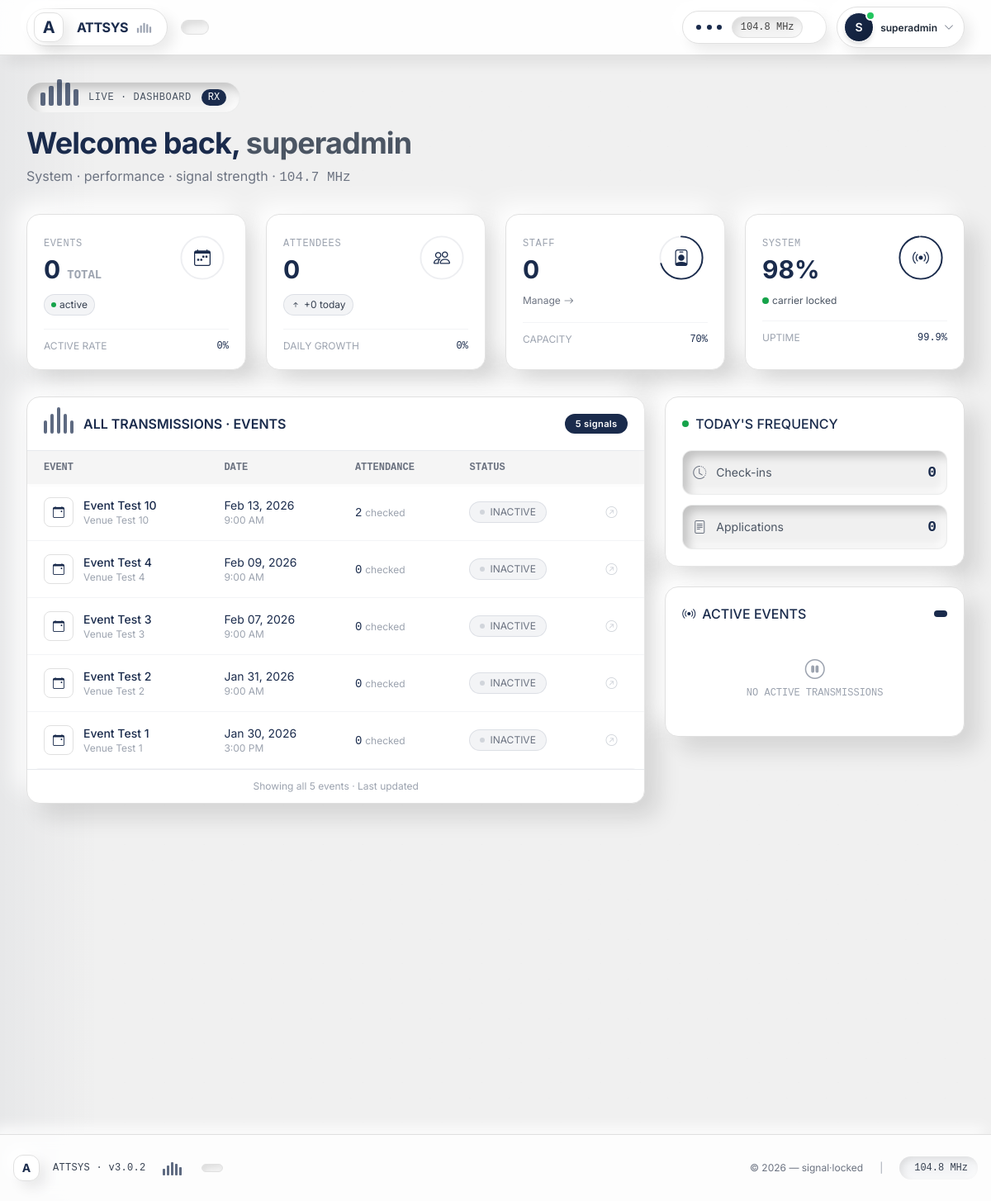
The page /attsys/admin/dashboard/ (signed in) on the database as committed earlier.
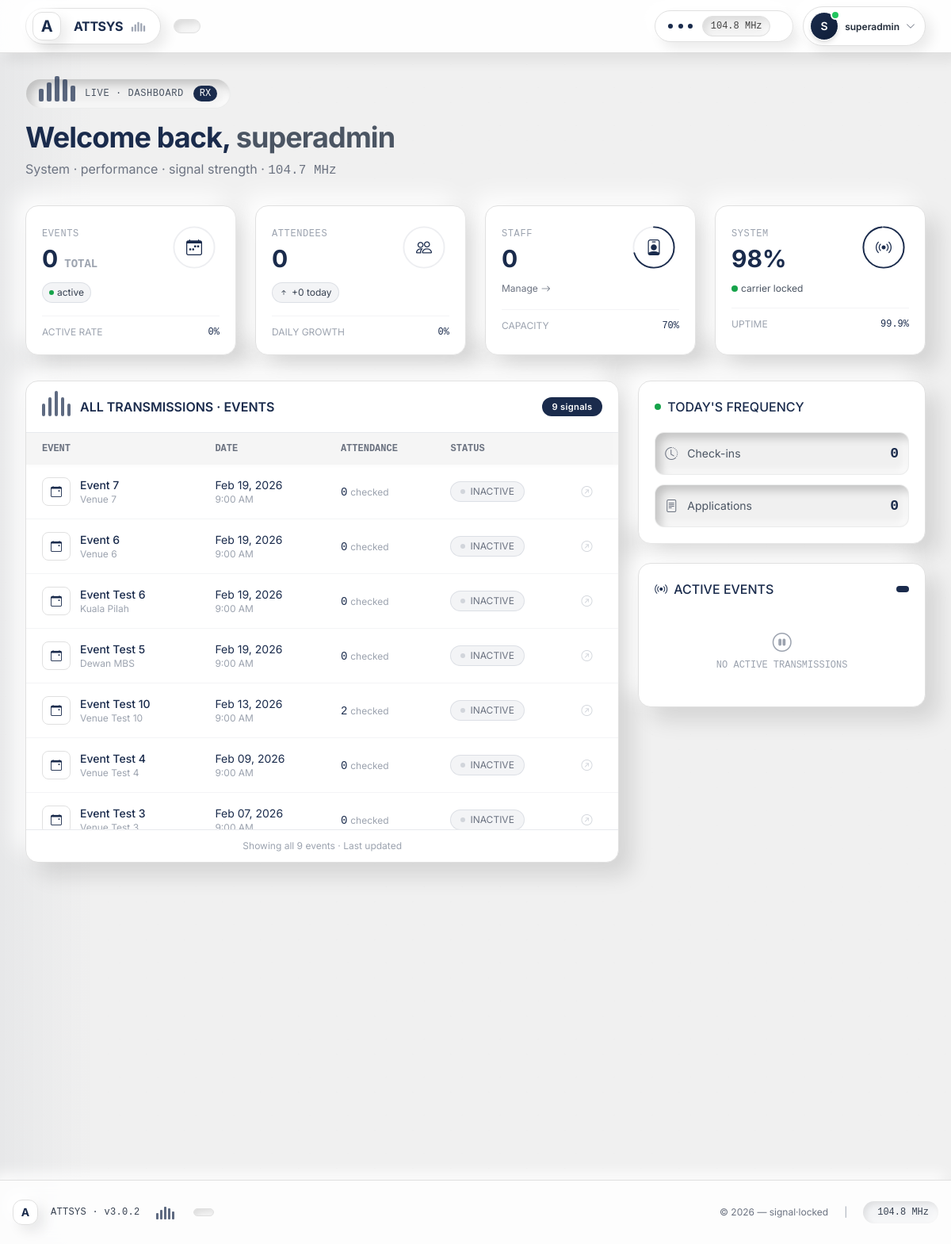
The same page on the database as committed later.
### attsys/models.py (models this page shows, shortened)
class Event(models.Model):
    STATE_CHOICES = (
        ('KUALA_LUMPUR', 'Kuala Lumpur'),
        ('SELANGOR', 'Selangor'),
        ('JOHOR', 'Johor'),
        ('PENANG', 'Penang'),
        ('PERAK', 'Perak'),
        ('SABAH', 'Sabah'),
        ('SARAWAK', 'Sarawak'),
        ('PAHANG', 'Pahang'),
        ('NEGERI_SEMBILAN', 'Negeri Sembilan'),
        ('KEDAH', 'Kedah'),
        ('KELANTAN', 'Kelantan'),
        ('TERENGGANU', 'Terengganu'),
        ('MELAKA', 'Melaka'),
        ('PERLIS', 'Perlis'),
        ('LABUAN', 'Labuan'),
        ('PUTRAJAYA', 'Putrajaya'),
        ('OTHER', 'Other'),
    )
    title = models.CharField(max_length=200)
    description = models.TextField(blank=True)
    venue = models.CharField(max_length=200)
    state = models.CharField(max_length=50, choices=STATE_CHOICES, default='KUALA_LUMPUR')
    custom_state = models.CharField(
        max_length=100,
        blank=True,
        verbose_name="Other State"
    )
    date = models.DateField()
    start_time = models.TimeField()
    end_time = models.TimeField()
    created_by = models.ForeignKey(
        User,
        on_delete=models.CASCADE,
        related_name='events'
    )
    assigned_staff = models.ManyToManyField(
        settings.AUTH_USER_MODEL,
        blank=True,
        related_name='assigned_events'
    )
    check_in_token = models.UUIDField(default=uuid.uuid4, unique=True)
    is_active = models.BooleanField(default=False)
    created_at = models.DateTimeField(auto_now_add=True)
    updated_at = models.DateTimeField(auto_now=True)
    class Meta:
        ordering = ['-date', '-created_at']

### attsys/views.py (the view)
# urls.py: path('admin/dashboard/', views.admin_dashboard, name='admin_dashboard'),
@login_required
def admin_dashboard(request):
    if not request.user.is_active:
        return redirect('login')
    if request.user.role == 'ADMIN':
        events = Event.objects.all()
    else:
        events = Event.objects.filter(assigned_staff=request.user)
    return render(request, 'dashboard.html', {'events': events})

### attsys/templates/dashboard.html (shortened to what the changed rows need)
{% extends 'base.html' %}
{% block content %}
<div class="flex flex-col md:flex-row justify-between items-start md:items-center mb-8 reveal">
    <div>
        <h1 class="text-3xl md:text-4xl font-bold text-[#1a2b4c] tracking-tight glitch-text">
            Welcome back,
            <span class="text-gray-600">{{ user.username }}</span>
        </h1>
    </div>
</div>
<div class="grid grid-cols-1 lg:grid-cols-3 gap-6">
    <div class="lg:col-span-2">
        <div class="neu-raised rounded-2xl overflow-hidden reveal">
            <div class="p-5 border-b border-[#1a2b4c]/10 flex justify-between items-center">
                <div class="flex items-center gap-3">
                    <div class="signal-strength !h-6">
                    </div>
                    <h3 class="font-semibold text-[#1a2b4c]">ALL TRANSMISSIONS · EVENTS</h3>
                </div>
                <span class="signals-badge">{{ events|length }} signals</span>
            </div>
            <div class="events-table-container">
                <table class="w-full text-sm">
                    <thead class="sticky-header text-gray-500 text-xs font-mono">
                        <tr>
                            <th class="px-5 py-3 text-left">EVENT</th>
                            <th class="px-5 py-3 text-left">DATE</th>
                            <th class="px-5 py-3 text-left">ATTENDANCE</th>
                            <th class="px-5 py-3 text-left">STATUS</th>
                            <th class="px-5 py-3 text-left"></th>
                        </tr>
                    </thead>
                    <tbody>
                        {% for event in events %}
                        <tr class="data-row" onclick="window.location='{% url 'event_detail' event.id %}'">
                            <td class="px-5 py-4">
                                <div class="flex items-center gap-3">
                                    <div class="neu-flat w-9 h-9 rounded-lg flex items-center justify-center">
                                        <i class="bi bi-calendar-event text-[#1a2b4c]"></i>
                                    </div>
                                    <div>
                                        <div class="font-medium text-[#1a2b4c]">{{ event.title|truncatechars:25 }}</div>
                                        <div class="text-xs text-gray-400">{{ event.venue|truncatechars:18 }}</div>
                                    </div>
                                </div>
                            </td>
                            <td class="px-5 py-4">
                                <div class="text-[#1a2b4c]">{{ event.date|date:"M d, Y" }}</div>
                                {% if event.start_time %}
                                <div class="text-xs text-gray-400">{{ event.start_time|time:"g:i A" }}</div>
                                {% endif %}
                            </td>
                            <td class="px-5 py-4">
                                <span class="text-[#1a2b4c] font-mono">{{ event.attendees.count }}</span>
                                <span class="text-xs text-gray-400"> checked</span>
                            </td>
                            <td class="px-5 py-4">
                                {% if event.is_active %}
                                <span class="inline-flex items-center gap-1.5 px-3 py-1 rounded-full text-xs bg-green-50 text-green-700 border border-green-200">
                                    <span class="w-1.5 h-1.5 bg-green-600 rounded-full animate-pulse"></span> ACTIVE
                                </span>
                                {% else %}
                                <span class="inline-flex items-center gap-1.5 px-3 py-1 rounded-full text-xs bg-[#1a2b4c]/5 text-gray-500 border border-[#1a2b4c]/10">
                                    <span class="w-1.5 h-1.5 bg-gray-300 rounded-full"></span> INACTIVE
                                </span>
                                {% endif %}
                            </td>
                            <td class="px-5 py-4">
                                <i class="bi bi-arrow-up-right-circle text-gray-300 hover:text-[#1a2b4c] transition"></i>
                            </td>
                        </tr>
                        {% endfor %}
                    </tbody>
                </table>
            </div>
            {% if events|length > 0 %}
            <div class="p-3 border-t border-[#1a2b4c]/10 text-center text-xs text-gray-400">
                Showing all {{ events|length }} event{{ events|length|pluralize }} · Last updated {{ now|date:"g:i A" }}
            </div>
            {% endif %}
        </div>
    </div>
</div>
{% endblock %}

Rows that differ between the two databases and show on the page:
no longer on this page (row unchanged): Event: title "Event Test 2", venue "Venue Test 2", date "Jan 31, 2026", start_time "9:00 AM", attendees.count "0", is_active False (drawn)
no longer on this page (row unchanged): Event: title "Event Test 1", venue "Venue Test 1", date "Jan 30, 2026", start_time "3:00 PM", attendees.count "0", is_active False (drawn)
added Event: title "Event 7", venue "Venue 7", date "Feb 19, 2026", start_time "9:00 AM", attendees.count "0", is_active False (drawn)
added Event: title "Event 6", venue "Venue 6", date "Feb 19, 2026", start_time "9:00 AM", attendees.count "0", is_active False (drawn)
added Event: title "Event Test 6", venue "Kuala Pilah", date "Feb 19, 2026", start_time "9:00 AM", attendees.count "0", is_active False (drawn)
added Event: title "Event Test 5", venue "Dewan MBS", date "Feb 19, 2026", start_time "9:00 AM", attendees.count "0", is_active False (drawn)
Other text that changed with them:
{{ events|length }}: "5" → "9"
